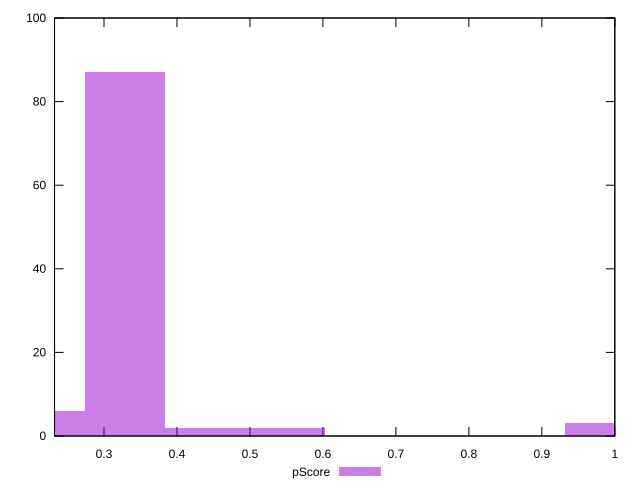

Write the gnuplot code that produced this figure.
reset

$pScore <<EOF
0.5479894631482276 2
0.4383915705185821 2
0.32879367788893654 87
0.21919578525929104 6
0.9863810336668096 3
EOF

set key outside below
set boxwidth 0.10959789262964552
set xrange [0.23223529411764704:1]
set yrange [0:100]
set trange [0:100]
set style fill transparent solid 0.5 noborder
set terminal svg size 640, 490 enhanced background rgb 'white'
set output "report_00014_2021-02-09T15:56:05.503Z/uses-rel-preload/samples/pages+cached/pScore/histogram.svg"

plot $pScore title "pScore" with boxes

reset
